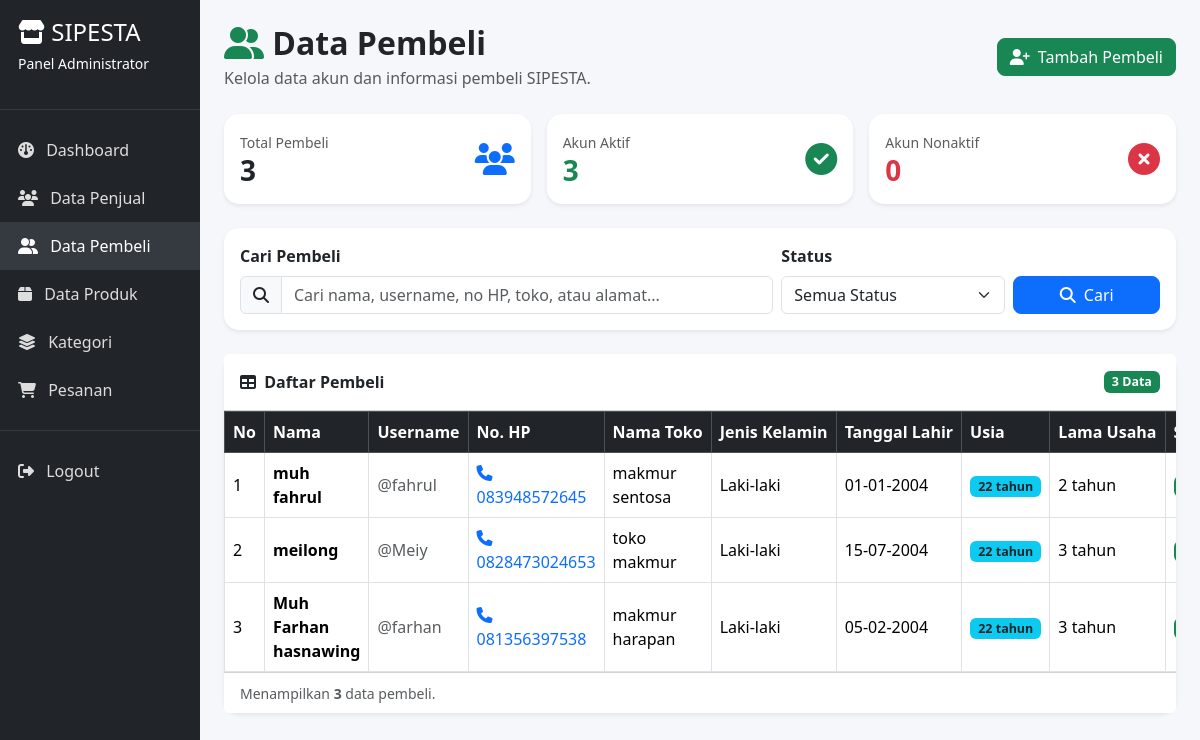
/admin/pembeli.php (signed in), run on the app's committed database.
### tables this page shows
CREATE TABLE `pembeli` (
  `id` int(11) NOT NULL,
  `user_id` int(11) NOT NULL,
  `nama` varchar(100) NOT NULL,
  `tanggal_lahir` date DEFAULT NULL,
  `no_hp` varchar(20) DEFAULT NULL,
  `alamat` text DEFAULT NULL,
  `nama_toko` varchar(150) DEFAULT NULL,
  `jenis_kelamin` enum('Laki-laki','Perempuan') DEFAULT NULL,
  `lama_usaha` int(11) DEFAULT 0,
  `created_at` timestamp NOT NULL DEFAULT current_timestamp(),
  `latitude` decimal(10,8) DEFAULT NULL,
  `longitude` decimal(11,8) DEFAULT NULL
);

CREATE TABLE `users` (
  `id` int(11) NOT NULL,
  `nama` varchar(100) NOT NULL,
  `username` varchar(50) NOT NULL,
  `PASSWORD` varchar(255) NOT NULL,
  `no_hp` varchar(20) DEFAULT NULL,
  `role` enum('admin','penjual','pembeli') NOT NULL,
  `STATUS` enum('aktif','nonaktif') DEFAULT 'aktif',
  `created_at` timestamp NOT NULL DEFAULT current_timestamp()
);

### admin/pembeli.php (the view, shortened to what the rows shown need)
<?php
require_once "../config/database.php";
require_once "../config/helper.php";
$sql = "
    SELECT
        p.id,
        p.user_id,
        p.nama,
        p.tanggal_lahir,
        p.no_hp,
        p.alamat,
        p.nama_toko,
        p.jenis_kelamin,
        p.lama_usaha,
        u.username,
        u.status
    FROM pembeli p
    INNER JOIN users u
        ON u.id = p.user_id
    WHERE u.role = 'pembeli'
";
$sql .= " ORDER BY p.id DESC";
$stmt = $conn->prepare($sql);
$stmt->execute();
$result = $stmt->get_result();
function badgeStatusPembeli($status)
{
    if ($status === "aktif") {
        return '
            <span class="badge bg-success">
                <i class="fa-solid fa-circle-check me-1"></i>
                Aktif
            </span>
        ';
    }
    return '
        <span class="badge bg-danger">
            <i class="fa-solid fa-circle-xmark me-1"></i>
            Nonaktif
        </span>
    ';
}
function hitungUsia($tanggalLahir)
{
    try {
        $lahir = new DateTime($tanggalLahir);
        $hariIni = new DateTime();
        return $lahir->diff($hariIni)->y . " tahun";
    } catch (Exception $e) {
        return "-";
    }
}
function formatTanggalPembeli($tanggal)
{
    $timestamp = strtotime($tanggal);
    return date(
        "d-m-Y",
        $timestamp
    );
}
?>
<!DOCTYPE html>
<html lang="id">
<head>
    <link
        href="https://cdn.jsdelivr.net/npm/bootstrap@5.3.2/dist/css/bootstrap.min.css"
        rel="stylesheet"
    >
    <link
        href="https://cdnjs.cloudflare.com/ajax/libs/font-awesome/6.5.1/css/all.min.css"
        rel="stylesheet"
    >
</head>
<body>
<div class="container-fluid">
    <div class="row">
        <div class="col-md-10 p-4">
            <div class="d-flex
                        flex-column
                        flex-md-row
                        justify-content-between
                        align-items-md-center
                        mb-4">
                <div>
                    <h2 class="page-title mb-1">
                        <i class="fa-solid fa-user-group text-success"></i>
                        Data Pembeli
                    </h2>
                </div>
            </div>
            <div class="card shadow-sm border-0">
                <div class="card-body p-0">
                    <div class="table-responsive">
                        <table
                            class="table table-hover table-bordered mb-0"
                        >
                            <thead class="table-dark">
                                <tr>
                                    <th>
                                        No
                                    </th>
                                    <th>
                                        Nama
                                    </th>
                                    <th>
                                        Username
                                    </th>
                                    <th>
                                        No. HP
                                    </th>
                                    <th>
                                        Nama Toko
                                    </th>
                                    <th>
                                        Jenis Kelamin
                                    </th>
                                    <th>
                                        Tanggal Lahir
                                    </th>
                                    <th>
                                        Usia
                                    </th>
                                    <th>
                                        Lama Usaha
                                    </th>
                                    <th>
                                    </th>
                                </tr>
                            </thead>
                            <tbody>
                            <?php if ($result->num_rows > 0): ?>
                                <?php $no = 1; ?>
                                <?php while (
                                    $row = $result->fetch_assoc()
                                ): ?>
                                    <tr>
                                        <td>
                                            <?= $no++ ?>
                                        </td>
                                        <td>
                                            <strong>
                                                <?= e(
                                                    $row['nama']
                                                ) ?>
                                            </strong>
                                        </td>
                                        <td>
                                            <span class="text-muted">
                                                @<?= e(
                                                    $row['username']
                                                ) ?>
                                            </span>
                                        </td>
                                        <td>
                                            <?php if (
                                                !empty($row['no_hp'])
                                            ): ?>
                                                <a
                                                    href="tel:<?= e($row['no_hp']) ?>"
                                                    class="text-decoration-none"
                                                >
                                                    <i
                                                        class="fa-solid fa-phone me-1"
                                                    ></i>
                                                    <?= e(
                                                        $row['no_hp']
                                                    ) ?>
                                                </a>
                                            <?php else: ?>
                                                -
                                            <?php endif; ?>
                                        </td>
                                        <td>
                                            <?= e(
                                                $row['nama_toko']
                                                ?: '-'
                                            ) ?>
                                        </td>
                                        <td>
                                            <?= e(
                                                $row['jenis_kelamin']
                                                ?: '-'
                                            ) ?>
                                        </td>
                                        <td>
                                            <?= formatTanggalPembeli(
                                                $row['tanggal_lahir']
                                            ) ?>
                                        </td>
                                        <td>
                                            <span class="badge bg-info text-dark">
                                                <?= hitungUsia(
                                                    $row['tanggal_lahir']
                                                ) ?>
                                            </span>
                                        </td>
                                        <td>
                                            <?php if (
                                                $row['lama_usaha'] !== null &&
                                                $row['lama_usaha'] !== ''
                                            ): ?>
                                                <?= e(
                                                    $row['lama_usaha']
                                                ) ?>
                                                tahun
                                            <?php else: ?>
                                                -
                                            <?php endif; ?>
                                        </td>
                                        <td>
                                            <?= badgeStatusPembeli(
                                                $row['status']
                                            ) ?>
                                        </td>
                                    </tr>
                                <?php endwhile; ?>
                            <?php endif; ?>
                            </tbody>
                        </table>
                    </div>
                </div>
            </div>
        </div>
    </div>
</div>
</body>
</html>

### data on the page
pembeli: nama "muh fahrul", user.username "fahrul", no_hp "083948572645", nama_toko "makmur sentosa", jenis_kelamin "Laki-laki", tanggal_lahir "01-01-2004", tanggal_lahir "22 tahun", lama_usaha "2"
pembeli: nama "meilong", user.username "Meiy", no_hp "0828473024653", nama_toko "toko makmur", jenis_kelamin "Laki-laki", tanggal_lahir "15-07-2004", tanggal_lahir "22 tahun", lama_usaha "3"
pembeli: nama "Muh Farhan hasnawing", user.username "farhan", no_hp "081356397538", nama_toko "makmur harapan", jenis_kelamin "Laki-laki", tanggal_lahir "05-02-2004", tanggal_lahir "22 tahun", lama_usaha "3"

### other printed values
$totalPembeli "3"
$aktif "3"
$nonaktif "0"
$result->num_rows "3"
